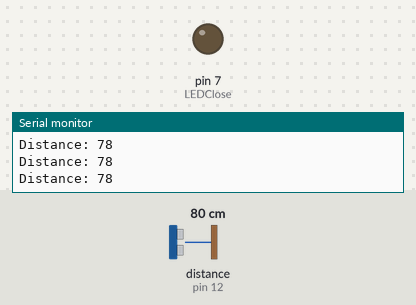
Bench run of a sketch on a simulated Arduino Uno, built with avr-gcc and run on an emulated ATmega328P. On the bench: output pins drawn as LEDs (lit = HIGH), the last lines printed to the serial monitor. Wiring (inferred from the names in the program): ultrasonic range finder: trigger pin 13; echo pin 12. The inputs (shaded band) are chosen by the test bench; at power-on: distance to the obstacle (sensor on pin 12) 80 cm. The echo pulse lasts 58.3 µs per cm; pins used as bus, display or sensor lines are not drawn.

Above: at 1.2 s.
1.3 s: distance to the obstacle (sensor on pin 12) set to 12 cm
2.8 s: distance to the obstacle (sensor on pin 12) set to 9 cm
At 3.4 s:
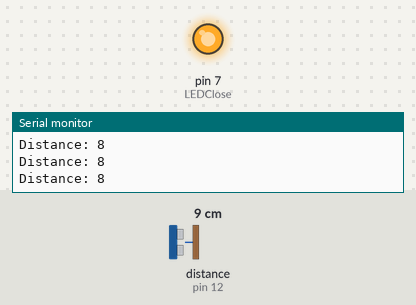
4.3 s: distance to the obstacle (sensor on pin 12) set to 18 cm
At 4.6 s:
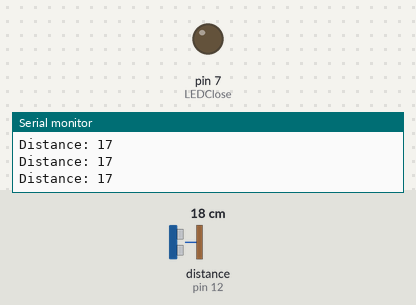
Timing chart, 0 to 7.3 s (numbered marks = the images above; inputs shaded):
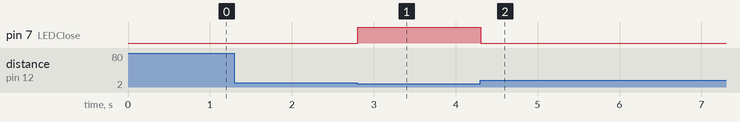

Measured:
- the behaviour switches between 11 and 10 cm on distance to the obstacle (sensor on pin 12) (found by bisection; images 0 and 1)
- after the input at 2.8 s, pin 7 (LEDClose): LOW → HIGH at once
- after the input at 4.3 s, pin 7 (LEDClose): HIGH → LOW at once

The sketch:

sketch_oct15a.ino
```cpp
const int trigPin = 13;
const int echoPin = 12;
const int LEDFar = 6;
const int LEDClose = 7;

long duration;
int distance;

void setup() {
  // initialize digital pin LED_BUILTIN as an output.
  pinMode(trigPin, OUTPUT);
  pinMode(echoPin, INPUT);
  //pinMode(LEDFar, OUTPUT);
  pinMode(LEDClose, OUTPUT);
  Serial.begin(9600);
}

// the loop function runs over and over again forever
void loop() {
  digitalWrite(trigPin, LOW);
  delayMicroseconds(2);
  digitalWrite(trigPin, HIGH);
  delayMicroseconds(10);
  digitalWrite(trigPin, LOW);

  duration = pulseIn(echoPin, HIGH);

  distance = duration*0.034/2;
  if(distance < 10){
      digitalWrite(LEDClose, HIGH);
      digitalWrite(LEDFar, LOW);
  }
  else{
      digitalWrite(LEDClose, LOW);
      digitalWrite(LEDFar, HIGH);
  }

  Serial.print("Distance: ");
  Serial.println(distance);
}
```
